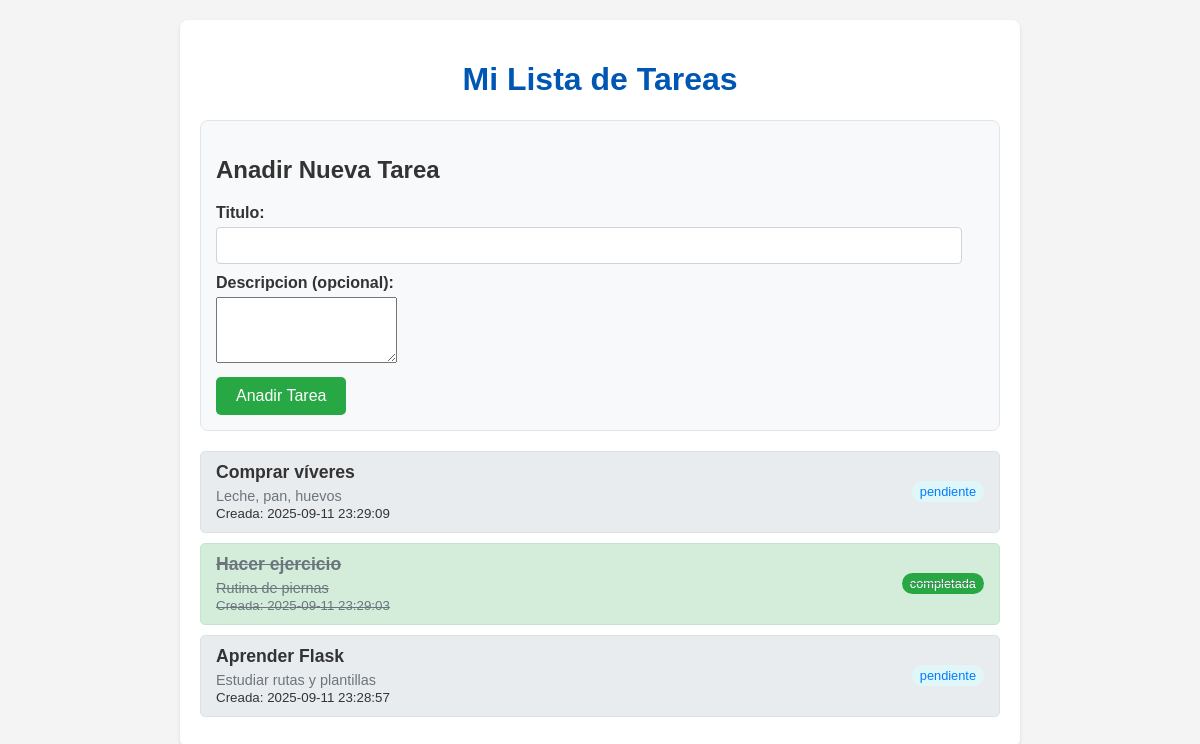
Before: / with the older database file.
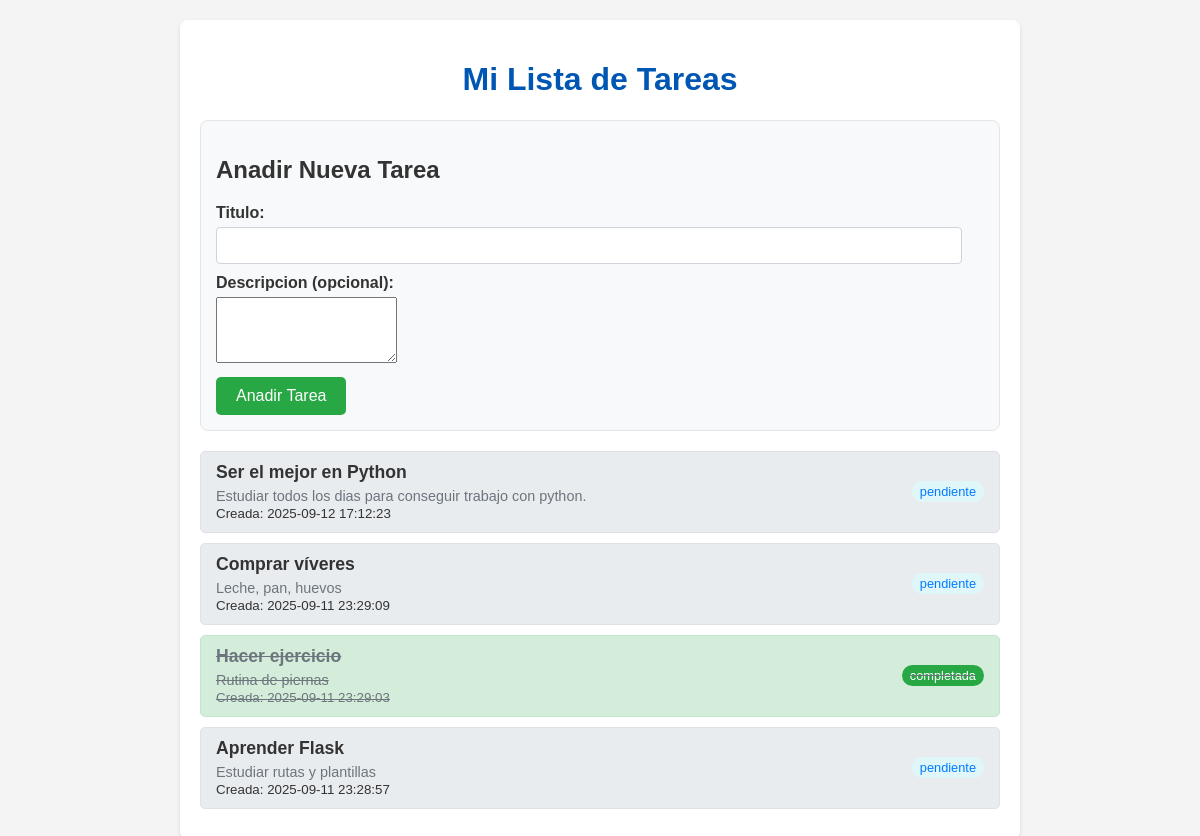
After: the same page with the newer database file.
### tables this page shows
CREATE TABLE tasks (
            id INTEGER PRIMARY KEY AUTOINCREMENT,
            title TEXT NOT NULL,
            description TEXT,
            status TEXT NOT NULL DEFAULT 'pendiente', -- 'pendiente', 'completada'
            created_at TIMESTAMP DEFAULT CURRENT_TIMESTAMP
        );

### app.py (the view, shortened to what this page needs)
@app.route("/", methods=('GET', 'POST'))
def home():
    conn = get_db_connection()
    tasks = conn.execute("SELECT * FROM tasks ORDER BY created_at DESC").fetchall()
    conn.close()
    return render_template("index.html", tasks=tasks)

### database.py (called while the page is built)
def get_db_connection():
    conn = sqlite3.connect(DATABASE)
    conn.row_factory = sqlite3.Row
    return conn

### templates/index.html (shortened to what this page needs)
<!DOCTYPE html>
<html lang="es">
<head>
</head>
<body>
    <div class="container">
        <h1>Mi Lista de Tareas</h1>
        <div class="add-task-form">
            <h2>Anadir Nueva Tarea</h2>
            <form method="POST" action="{{ url_for('home') }}">
                <label for="title">Titulo:</label>
                <input type="text" id="title" name="title" required>
                <label for="description">Descripcion (opcional):</label>
                <textarea name="description" id="description"></textarea>
                <button type="submit">Anadir Tarea</button>
            </form>
        </div>
        <div class="task-list">
            {% if tasks %}
                {% for task in tasks %}
                    <div class="task-item {% if task.status == 'completada' %}completed{% endif %}">
                        <div>
                            <div class="task-title">{{ task.title }}</div>
                            {% if task.description %}
                                <div class="task-description">{{ task.description }}</div>
                            {% endif %}
                            <small>Creada: {{ task.created_at }}</small>
                        </div>
                        <span class="task-status">{{ task.status }}</span>
                    </div>
                {% endfor %}
            {% else %}
            <p class="no-tasks">No hay tareas aun. Anade una!</p>
            {% endif %}
        </div>
    </div>
</body>
</html>

### templates/index.html (style rules this page uses)
body { font-family: Arial, sans-serif; margin: 20px; background-color: #f4f4f4; color: #333; }
h1 { color: #0056b3; }
.container { background-color: #fff; padding: 20px; border-radius: 8px; box-shadow: 0 2px 4px rgba(0, 0, 0, 0.1); max-width: 800px; margin: 0 auto; }
h1 { color: #0056b3; text-align: center; }
.task-list { margin-top: 20px; }
.task-item { background-color: #e9ecef; border: 1px solid #dee2e6; padding: 10px 15px; margin-bottom: 10px; border-radius: 5px; display: flex; justify-content: space-between; align-items: center; }
.task-item.completed { background-color: #d4edda; border-color: #c3e6cb; text-decoration: line-through; color: #6c757d; }
.task-title { font-weight: bold; font-size: 1.1em; }
.task-description { font-size: 0.9em; color: #6c757d; margin-top: 5px; }
.task-status { font-size: 0.8em; color: #007bff; background-color: #e0f7fa; padding: 3px 8px; border-radius: 12px; }
.task-item.completed .task-status { background-color: #28a745; color: white; }
.add-task-form { background-color: #f8f9fa; padding: 15px; border-radius: 8px; margin-bottom: 20px; border: 1px solid #e2e6ea; }
.add-task-form label { display: block; margin-bottom: 5px; font-weight: bold; }
.add-task-form input[type='text'], .add-task-from textarea { width: calc(100% - 22px); padding: 10px; margin-bottom: 10px; border: 1px solid #ced4da; border-radius: 4px; box-sizing: border-box; }
.add-task-form textarea { resize: vertical; min-height: 60px; }
.add-task-form button { display: block; margin-top: 10px; background-color: #28a745; color: white; padding: 10px 20px; border: none; border-radius: 5px; cursor: pointer; font-size: 1em; }

Changed rows visible on the page:
added tasks: title "Ser el mejor en Python", description "Estudiar todos los dias para conseguir trabajo con python.", created_at "2025-09-12 17:12:23", status "pendiente"
